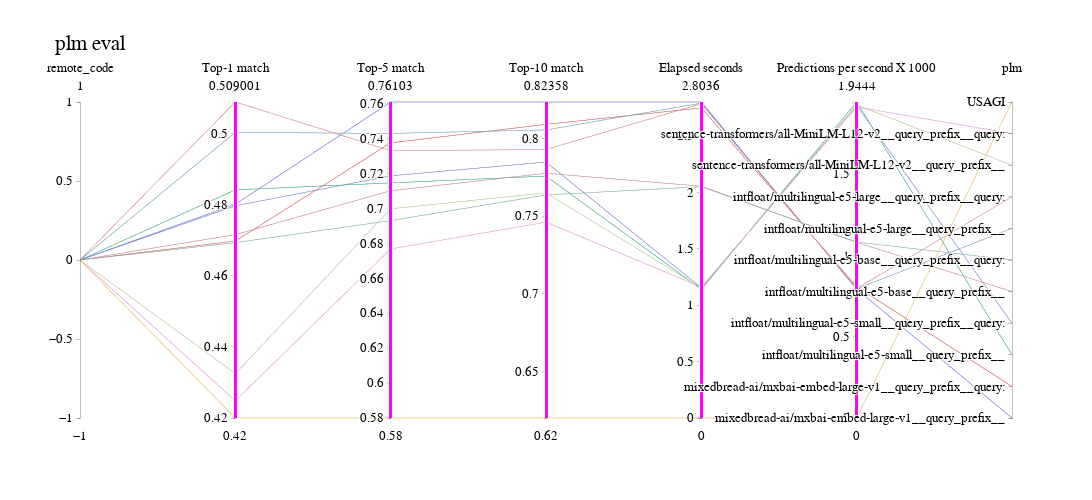

The code cell stored with this chart in its notebook:
### Markdown cell above
# Plot results

### Code cell
parallel(results_df, label='plm')

### Figure 1 — Plotly figure (JSON) as saved in the notebook; plotly's stock layout.template omitted (floating-point values rounded to 4 significant figures)
{"data": [{"dimensions": [{"constraintrange": [0, 0], "label": "remote_code", "range": [0, 0], "values": [0, 0, 0, 0, 0, 0, 0, 0, 0, 0, 0]}, {"constraintrange": [0.42, 0.509], "label": "Top-1 match", "range": [0.42, 0.509], "values": [0.4802, 0.4698, 0.4842, 0.4797, 0.4716, 0.4694, 0.5005, 0.509, 0.4325, 0.4248, 0.42]}, {"constraintrange": [0.58, 0.761], "label": "Top-5 match", "range": [0.58, 0.761], "values": [0.761, 0.7376, 0.7147, 0.7187, 0.7102, 0.6931, 0.743, 0.7331, 0.6998, 0.6769, 0.58]}, {"constraintrange": [0.62, 0.8236], "label": "Top-10 match", "range": [0.62, 0.8236], "values": [0.8236, 0.8092, 0.7759, 0.7849, 0.7777, 0.7637, 0.8056, 0.793, 0.7651, 0.7462, 0.62]}, {"constraintrange": [0, 2.804], "label": "Elapsed seconds", "range": [0, 2.804], "values": [2.804, 2.751, 1.143, 1.155, 2.056, 2.052, 2.794, 2.789, 1.154, 1.161, 0]}, {"constraintrange": [0, 1.944], "label": "Predictions per second X 1000", "range": [0, 1.944], "values": [0.7925, 0.8076, 1.944, 1.924, 1.081, 1.083, 0.7954, 0.7968, 1.926, 1.913, 0]}, {"label": "plm", "range": [0, 10], "ticktext": ["mixedbread-ai/mxbai-embed-large-v1__query_prefix__", "mixedbread-ai/mxbai-embed-large-v1__query_prefix__query: ", "intfloat/multilingual-e5-small__query_prefix__", "intfloat/multilingual-e5-small__query_prefix__query: ", "intfloat/multilingual-e5-base__query_prefix__", "intfloat/multilingual-e5-base__query_prefix__query: ", "intfloat/multilingual-e5-large__query_prefix__", "intfloat/multilingual-e5-large__query_prefix__query: ", "sentence-transformers/all-MiniLM-L12-v2__query_prefix__", "sentence-transformers/all-MiniLM-L12-v2__query_prefix__query: ", "USAGI"], "tickvals": [0, 1, 2, 3, 4, 5, 6, 7, 8, 9, 10], "values": [0, 1, 2, 3, 4, 5, 6, 7, 8, 9, 10]}], "line": {"color": [0, 1, 2, 3, 4, 5, 6, 7, 8, 9, 10], "colorscale": [[0, "rgba(99,110,250,0.9)"], [0.1111, "rgba(239,85,59,0.9)"], [0.2222, "rgba(0,204,150,0.9)"], [0.3333, "rgba(171,99,250,0.9)"], [0.4444, "rgba(255,161,90,0.9)"], [0.5556, "rgba(25,211,243,0.9)"], [0.6667, "rgba(255,102,146,0.9)"], [0.7778, "rgba(182,232,128,0.9)"], [0.8889, "rgba(255,151,255,0.9)"], [1, "rgba(254,203,82,0.9)"]]}, "type": "parcoords"}], "layout": {"font": {"color": "Black", "family": "Sans-serif", "size": 15}, "height": 500, "title": {"text": "plm eval"}, "width": 1200}}
